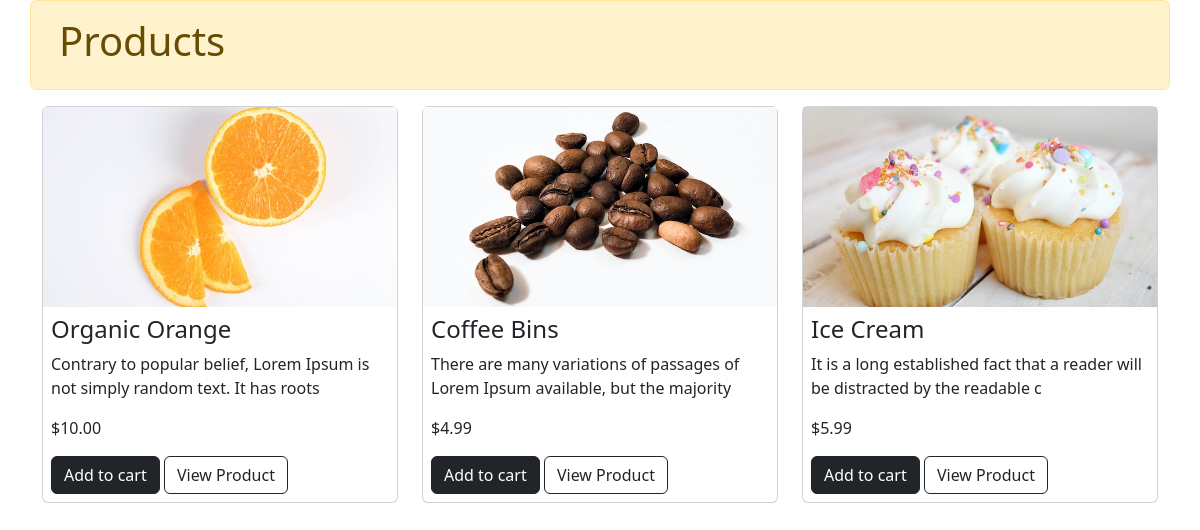
Screenshot of /products/ with the database file from the repository.
### store/models.py (models this page shows, shortened)
class Product(models.Model):
    id = models.UUIDField(primary_key=True, default=uuid.uuid4, editable=False, unique=True)
    name = models.CharField(max_length=100)
    price = models.DecimalField(max_digits=8, decimal_places=2)
    description = models.TextField()
    image = models.ImageField(upload_to='images')
    created_at = models.DateTimeField(auto_now_add=True)
    categories = models.ForeignKey('Category', related_name='categories', on_delete=models.CASCADE, null=True)
    class Meta:
        verbose_name = 'Product'
        verbose_name_plural = 'Products'
        ordering = ['-created_at']

### store/views.py (the view)
# urls.py: path('products/', views.products, name="products"),
def products(request):
    products = Product.objects.all()
    return render(request,'products.html',{'products':products})

### store/templates/products.html (shortened to what this page needs)
{% extends "base.html" %}
{% block main %}
    <div class="container">
        <div class="row alert alert-warning ">
            <div class="col-md-12">
                <h1>Products</h1>
            </div>
        </div>
        <div class="row">
            {% for product in products %}
            <div class="col-md-4">
                    <div class="card">
                        <img class="img-fluid" src="{{product.image.url}}" alt="product.image" style="max-height: 200px; object-fit: cover;">
                        <div class="p-2">
                            <H4>{{product.name}}</H4>
                            <p>{{product.description | slice:":80"}}</p>
                            <p>${{product.price}}</p>
                            <div class="cta">
                                <button class="btn btn-dark">Add to cart</button>
                                <button class="btn btn-outline-dark">View Product</button>
                            </div>
                        </div>
                    </div>
                </div>
                {% endfor %}
        </div>
    </div>
{% endblock main %}

### store/templates/base.html (shortened to what this page needs)
<!doctype html>
<html lang="en">
  <head>
    <link href="https://cdn.jsdelivr.net/npm/bootstrap@5.3.2/dist/css/bootstrap.min.css" rel="stylesheet">
  </head>
  <body>
    {% block main %}
    {% endblock main %}
  </body>
</html>

### rows the page displays
Product: image (picture), name "Organic Orange", description "Contrary to popular belief, Lorem Ipsum is not simply random text. It has roots", price "10.00"
Product: image (picture), name "Coffee Bins", description "There are many variations of passages of Lorem Ipsum available, but the majority", price "4.99"
Product: image (picture), name "Ice Cream", description "It is a long established fact that a reader will be distracted by the readable c", price "5.99"
